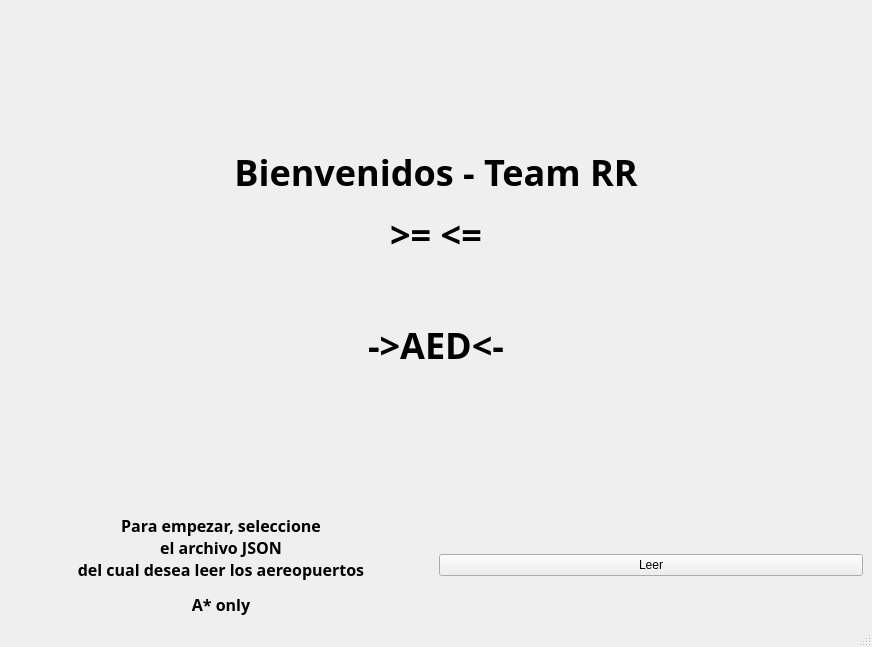
<?xml version="1.0" encoding="UTF-8"?>
<ui version="4.0">
 <class>MainWindow</class>
 <widget class="QMainWindow" name="MainWindow">
  <property name="geometry">
   <rect>
    <x>0</x>
    <y>0</y>
    <width>872</width>
    <height>647</height>
   </rect>
  </property>
  <property name="windowTitle">
   <string>MainWindow</string>
  </property>
  <widget class="QWidget" name="centralwidget">
   <property name="enabled">
    <bool>true</bool>
   </property>
   <property name="minimumSize">
    <size>
     <width>800</width>
     <height>0</height>
    </size>
   </property>
   <property name="layoutDirection">
    <enum>Qt::LeftToRight</enum>
   </property>
   <layout class="QVBoxLayout" name="verticalLayout_2">
    <item>
     <widget class="QLabel" name="labelTitle">
      <property name="font">
       <font>
        <family>FiraCode Nerd Font Mono</family>
        <pointsize>27</pointsize>
        <weight>75</weight>
        <bold>true</bold>
       </font>
      </property>
      <property name="text">
       <string>&lt;html&gt;&lt;head/&gt;&lt;body&gt;&lt;p&gt;Bienvenidos - Team RR&lt;/p&gt;&lt;p&gt;&amp;gt;= &amp;lt;= &lt;br/&gt;&lt;/p&gt;&lt;p&gt;-&amp;gt;AED&amp;lt;-&lt;/p&gt;&lt;/body&gt;&lt;/html&gt;</string>
      </property>
      <property name="alignment">
       <set>Qt::AlignCenter</set>
      </property>
     </widget>
    </item>
    <item>
     <layout class="QHBoxLayout" name="horizontalLayout_3">
      <item>
       <widget class="QLabel" name="indicationFileHint">
        <property name="font">
         <font>
          <family>FiraCode Nerd Font Mono</family>
          <pointsize>12</pointsize>
          <weight>75</weight>
          <bold>true</bold>
         </font>
        </property>
        <property name="text">
         <string>&lt;html&gt;&lt;head/&gt;&lt;body&gt;&lt;p&gt;Para empezar, seleccione&lt;br/&gt;el archivo JSON&lt;br/&gt;del cual desea leer los aereopuertos&lt;/p&gt;&lt;p&gt;A* only&lt;/p&gt;&lt;/body&gt;&lt;/html&gt;</string>
        </property>
        <property name="alignment">
         <set>Qt::AlignCenter</set>
        </property>
       </widget>
      </item>
      <item>
       <widget class="QPushButton" name="readFileButton">
        <property name="text">
         <string>Leer</string>
        </property>
       </widget>
      </item>
     </layout>
    </item>
   </layout>
  </widget>
  <widget class="QMenuBar" name="menubar">
   <property name="geometry">
    <rect>
     <x>0</x>
     <y>0</y>
     <width>872</width>
     <height>22</height>
    </rect>
   </property>
  </widget>
  <widget class="QStatusBar" name="statusbar"/>
 </widget>
 <resources/>
 <connections/>
</ui>
